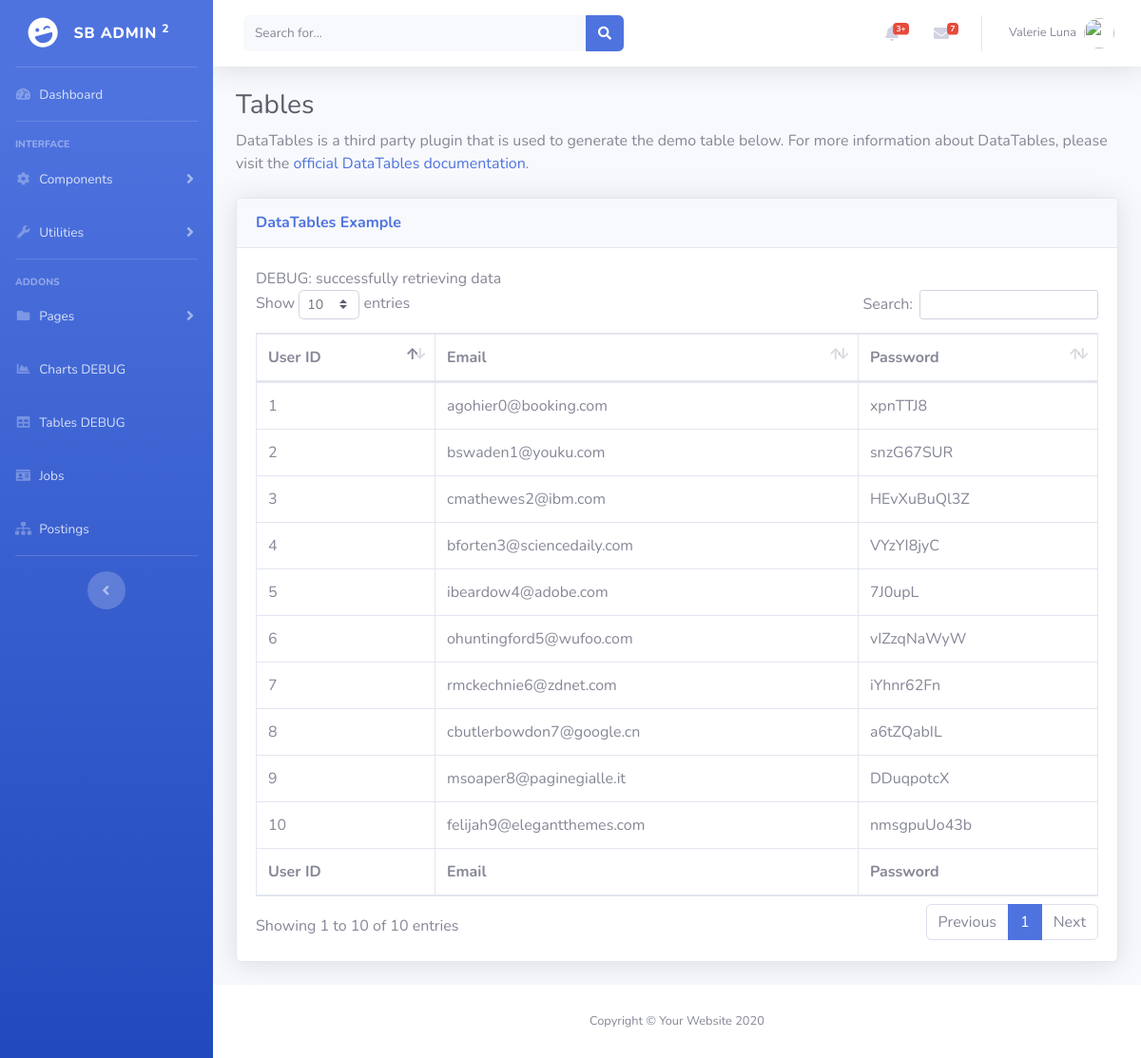
The page /postings.php on the database its author committed.
### tables this page shows
CREATE TABLE users (
    user_id BIGINT AUTO_INCREMENT,
    email VARCHAR(255) NOT NULL,
    password VARCHAR(255) NOT NULL,
    frozen_time DATETIME DEFAULT NULL,
    PRIMARY KEY (user_id)
);

### postings.php (the view, shortened to what this page needs)
<!DOCTYPE html>
<html lang="en">
<head>
  <link href="vendor/fontawesome-free/css/all.min.css" rel="stylesheet" type="text/css">
  <link href="css/sb-admin-2.min.css" rel="stylesheet">
  <link href="vendor/datatables/dataTables.bootstrap4.min.css" rel="stylesheet">
</head>
<body id="page-top">
  <div id="wrapper">
    <ul class="navbar-nav bg-gradient-primary sidebar sidebar-dark accordion" id="accordionSidebar">
      <a class="sidebar-brand d-flex align-items-center justify-content-center" href="index.html">
        <div class="sidebar-brand-icon rotate-n-15">
          <i class="fas fa-laugh-wink"></i>
        </div>
        <div class="sidebar-brand-text mx-3">SB Admin <sup>2</sup></div>
      </a>
      <hr class="sidebar-divider my-0">
      <li class="nav-item">
        <a class="nav-link" href="index.html">
          <i class="fas fa-fw fa-tachometer-alt"></i>
          <span>Dashboard</span></a>
      </li>
      <hr class="sidebar-divider">
      <div class="sidebar-heading">
        Interface
      </div>
      <li class="nav-item">
        <a class="nav-link collapsed" href="#" data-toggle="collapse" data-target="#collapseTwo" aria-expanded="true" aria-controls="collapseTwo">
          <i class="fas fa-fw fa-cog"></i>
          <span>Components</span>
        </a>
      </li>
      <li class="nav-item">
        <a class="nav-link collapsed" href="#" data-toggle="collapse" data-target="#collapseUtilities" aria-expanded="true" aria-controls="collapseUtilities">
          <i class="fas fa-fw fa-wrench"></i>
          <span>Utilities</span>
        </a>
      </li>
      <hr class="sidebar-divider">
      <div class="sidebar-heading">
        Addons
      </div>
      <li class="nav-item">
        <a class="nav-link collapsed" href="#" data-toggle="collapse" data-target="#collapsePages" aria-expanded="true" aria-controls="collapsePages">
          <i class="fas fa-fw fa-folder"></i>
          <span>Pages</span>
        </a>
      </li>
      <li class="nav-item">
        <a class="nav-link" href="charts.html">
          <i class="fas fa-fw fa-chart-area"></i>
          <span>Charts DEBUG</span></a>
      </li>
      <li class="nav-item">
        <a class="nav-link" href="tables.html">
          <i class="fas fa-fw fa-table"></i>
          <span>Tables DEBUG</span></a>
      </li>
      <li class="nav-item">
        <a class="nav-link" href="jobs.php">
          <i class="fas fa-fw fa-id-card"></i>
          <span>Jobs</span></a>
      </li>
      <li class="nav-item">
        <a class="nav-link" href="postings.php">
          <i class="fas fa-fw fa-sitemap"></i>
          <span>Postings</span></a>
      </li>
      <hr class="sidebar-divider d-none d-md-block">
      <div class="text-center d-none d-md-inline">
        <button class="rounded-circle border-0" id="sidebarToggle"></button>
      </div>
    </ul>
    <div id="content-wrapper" class="d-flex flex-column">
      <div id="content">
        <nav class="navbar navbar-expand navbar-light bg-white topbar mb-4 static-top shadow">
          <form class="d-none d-sm-inline-block form-inline mr-auto ml-md-3 my-2 my-md-0 mw-100 navbar-search">
            <div class="input-group">
              <input type="text" class="form-control bg-light border-0 small" placeholder="Search for..." aria-label="Search" aria-describedby="basic-addon2">
              <div class="input-group-append">
                <button class="btn btn-primary" type="button">
                  <i class="fas fa-search fa-sm"></i>
                </button>
              </div>
            </div>
          </form>
          <ul class="navbar-nav ml-auto">
            <li class="nav-item dropdown no-arrow mx-1">
              <a class="nav-link dropdown-toggle" href="#" id="alertsDropdown" role="button" data-toggle="dropdown" aria-haspopup="true" aria-expanded="false">
                <i class="fas fa-bell fa-fw"></i>
                <span class="badge badge-danger badge-counter">3+</span>
              </a>
            </li>
            <li class="nav-item dropdown no-arrow mx-1">
              <a class="nav-link dropdown-toggle" href="#" id="messagesDropdown" role="button" data-toggle="dropdown" aria-haspopup="true" aria-expanded="false">
                <i class="fas fa-envelope fa-fw"></i>
                <span class="badge badge-danger badge-counter">7</span>
              </a>
            </li>
            <li class="nav-item dropdown no-arrow">
              <a class="nav-link dropdown-toggle" href="#" id="userDropdown" role="button" data-toggle="dropdown" aria-haspopup="true" aria-expanded="false">
                <span class="mr-2 d-none d-lg-inline text-gray-600 small">Valerie Luna</span>
                <img class="img-profile rounded-circle" src="https://source.unsplash.com/QAB-WJcbgJk/60x60">
              </a>
            </li>
          </ul>
        </nav>
        <div class="container-fluid">
          <h1 class="h3 mb-2 text-gray-800">Tables</h1>
          <p class="mb-4">DataTables is a third party plugin that is used to generate the demo table below. For more information about DataTables, please visit the <a target="_blank" href="https://datatables.net">official DataTables documentation</a>.</p>
          <div class="card shadow mb-4">
            <div class="card-header py-3">
              <h6 class="m-0 font-weight-bold text-primary">DataTables Example</h6>
            </div>
            <div class="card-body">
              <div class="table-responsive">
                <table class="table table-bordered" id="dataTable" width="100%" cellspacing="0">
                  <thead>
                    <tr>
                      <th>User ID</th>
                      <th>Email</th>
                      <th>Password</th>
                    </tr>
                  </thead>
                  <tfoot>
                    <tr>
                      <th>User ID</th>
                      <th>Email</th>
                      <th>Password</th>
                    </tr>
                  </tfoot>
                  <tbody>
                  <?php
                  $servername = "iyc353.encs.concordia.ca";
                  $username = "iyc353_1";
                  $password = "folklore";
                  try {
                    $conn = new PDO("mysql:host=$servername;dbname=iyc353_1", $username, $password);
                    $conn->setAttribute(PDO::ATTR_ERRMODE, PDO::ERRMODE_EXCEPTION);
                  } catch(PDOException $e) {
                    echo "Connection failed: " . $e->getMessage();
                  }
                  $query = $conn-> prepare("SELECT * FROM users");
                  $query->execute();
                  while($row = $query-> fetch()) {
                        echo "<tr><td>". $row["user_id"]. "</td><td>". $row["email"]. "</td><td>". $row["password"]. "</td></tr>";
                  }
                  ?>
                  </tbody>
                </table>
              </div>
            </div>
          </div>
        </div>
      </div>
      <footer class="sticky-footer bg-white">
        <div class="container my-auto">
          <div class="copyright text-center my-auto">
            <span>Copyright &copy; Your Website 2020</span>
          </div>
        </div>
      </footer>
    </div>
  </div>
</body>
</html>

### rows shown on the page
users: user_id "1", email "agohier0@booking.com", password "xpnTTJ8"
users: user_id "2", email "bswaden1@youku.com", password "snzG67SUR"
users: user_id "3", email "cmathewes2@ibm.com", password "HEvXuBuQl3Z"
users: user_id "4", email "bforten3@sciencedaily.com", password "VYzYI8jyC"
users: user_id "5", email "ibeardow4@adobe.com", password "7J0upL"
users: user_id "6", email "ohuntingford5@wufoo.com", password "vIZzqNaWyW"
users: user_id "7", email "rmckechnie6@zdnet.com", password "iYhnr62Fn"
users: user_id "8", email "cbutlerbowdon7@google.cn", password "a6tZQabIL"
users: user_id "9", email "msoaper8@paginegialle.it", password "DDuqpotcX"
users: user_id "10", email "felijah9@elegantthemes.com", password "nmsgpuUo43b"
